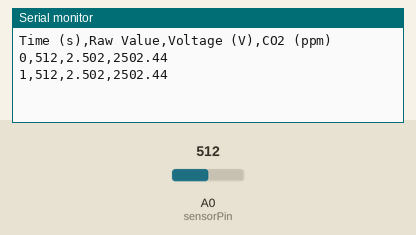
This sketch was run on a simulated Arduino Uno, built with avr-gcc and run on an emulated ATmega328P. On the bench: the last lines printed to the serial monitor. The inputs (shaded band) are chosen by the test bench; at power-on: A0 (sensorPin) = 512.

Above: at 1.8 s.
1.9 s: A0 (sensorPin) set to 716
At 2.8 s:
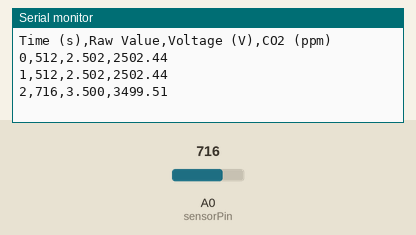
3.4 s: A0 (sensorPin) set to 900
At 4.8 s:
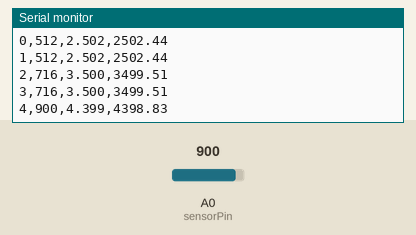
Timing chart, 0 to 6.4 s (numbered marks = the images above; inputs shaded):
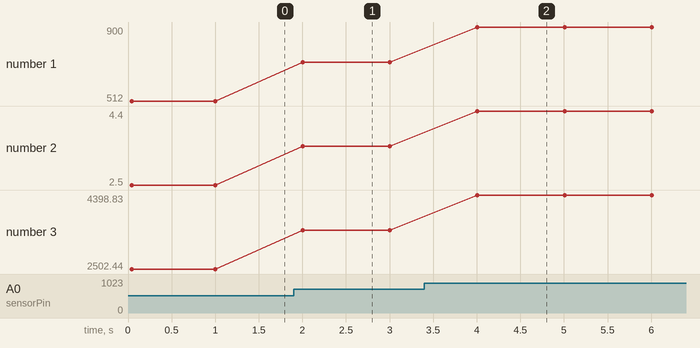

The sketch:

arduino_CO2_.ino
```cpp
// CO2 Detection with CSV Logging
const int sensorPin = A0;
int sensorValue = 0;
float voltage = 0;
float co2_ppm = 0;

void setup() {
  Serial.begin(9600);
  Serial.println("Time (s),Raw Value,Voltage (V),CO2 (ppm)");  // CSV Header
}

void loop() {
  static unsigned long startTime = millis();  // Start time
  unsigned long elapsedTime = (millis() - startTime) / 1000;  // seconds

  sensorValue = analogRead(sensorPin);
  voltage = sensorValue * (5.0 / 1023.0);
  co2_ppm = sensorValue * (5000.0 / 1023.0);

  // Print in CSV format
  Serial.print(elapsedTime);
  Serial.print(",");
  Serial.print(sensorValue);
  Serial.print(",");
  Serial.print(voltage, 3);  // 3 decimal places
  Serial.print(",");
  Serial.println(co2_ppm, 2); // 2 decimal places

  delay(1000);
}
```

Measured:
- after the input at 1.9 s, the serial monitor: prints a new line after 0.10 s (image 1)
- after the input at 3.4 s, the serial monitor: prints a new line after 0.61 s (image 2)
- plotted number 1: 512 → 716 after the input at 1.9 s, 716 → 900 after the input at 3.4 s
- plotted number 2: 2.5 → 3.5 after the input at 1.9 s, 3.5 → 4.4 after the input at 3.4 s
- plotted number 3: 2502.44 → 3499.51 after the input at 1.9 s, 3499.51 → 4398.83 after the input at 3.4 s
